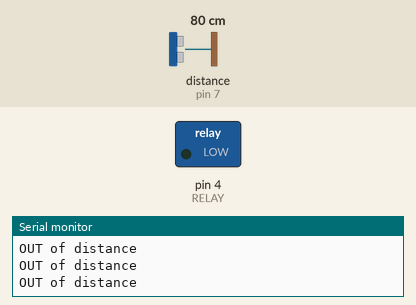
This sketch was run on a simulated Arduino Uno, built with avr-gcc and run on an emulated ATmega328P. On the bench: switched loads named in the sketch (green lamp = pin HIGH), the last lines printed to the serial monitor. Wiring (inferred from the names in the program): ultrasonic range finder: trigger pin 8; echo pin 7. The test bench sets the inputs (shaded band); at power-on: distance to the obstacle (sensor on pin 7) 80 cm. The echo pulse lasts 58.3 µs per cm; pins used as bus, display or sensor lines are not drawn.

Above: at 2.7 s.
2.8 s: distance to the obstacle (sensor on pin 7) set to 48 cm
5.5 s: distance to the obstacle (sensor on pin 7) set to 56 cm
At 6.7 s:
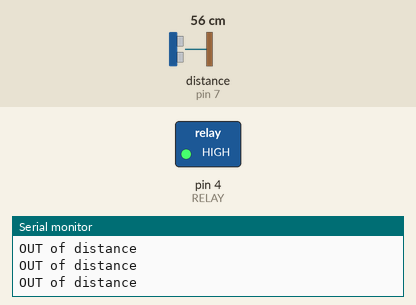
8.5 s: distance to the obstacle (sensor on pin 7) set to 4 cm
At 8.9 s:
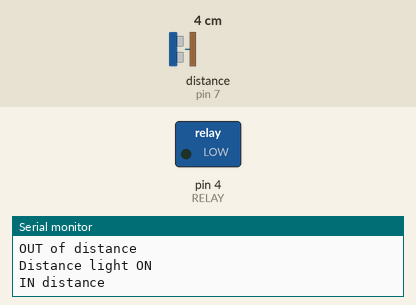
10.0 s: distance to the obstacle (sensor on pin 7) set to 60 cm
At 12.0 s:
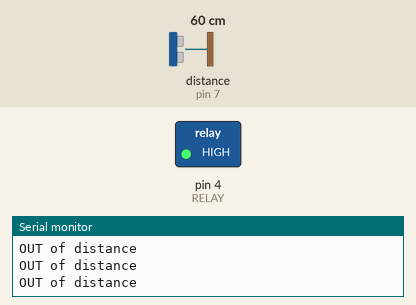
Timing chart, 0 to 13.5 s (numbered marks = the images above; inputs shaded):
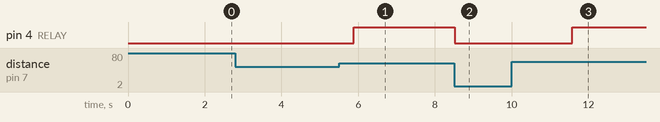

The sketch:

distance.ino
```cpp
#define echoPin 7
#define trigPin 8

#define RELAY  4

int maximumRange = 50;         // Maximum range needed
int minimumRange = 0;           // Minimum range needed

long duration, distance;        // Duration used to calculate distance

int timer = 3000;               // 5000ms - 5sec

int relayStatus = 0;

void setup() {
   Serial.begin (9600);
   pinMode(trigPin, OUTPUT);
   pinMode(echoPin, INPUT);

   pinMode(RELAY, OUTPUT);
   //digitalWrite(RELAY, 1);
}

void sigON() {
   if( relayStatus == 0 ) {
     // Turn relay ON and wait 5 sec
     relayStatus = 1;

     digitalWrite(RELAY, 0);
     Serial.println("Distance light ON");
   }
}

void sigOFF() {
    if( relayStatus == 1 ) {
     relayStatus = 0;

     digitalWrite(RELAY, 1);
     Serial.println("Distance light OFF");
   }
}

void loop() {
/* The following trigPin/echoPin cycle is used to determine the
 distance of the nearest object by bouncing soundwaves off of it. */
 digitalWrite(trigPin, LOW);
 delayMicroseconds(2);

 digitalWrite(trigPin, HIGH);
 delayMicroseconds(10);

 digitalWrite(trigPin, LOW);
 duration = pulseIn(echoPin, HIGH);


 //Calculate the distance (in cm) based on the speed of sound.
 distance = duration/58.2;

 if (distance >= maximumRange || distance <= minimumRange){
    sigOFF();
    Serial.println("OUT of distance");
 }else {
    sigON();
    Serial.println("IN distance");
    delay(timer);
 }

 //Delay 50ms before next reading.
 delay(50);
}
```

Measured:
- after the input at 5.5 s, pin 4 (RELAY): LOW → HIGH after 0.38 s
- after the input at 8.5 s, pin 4 (RELAY): HIGH → LOW at once
- after the input at 10.0 s, pin 4 (RELAY): LOW → HIGH after 1.6 s
